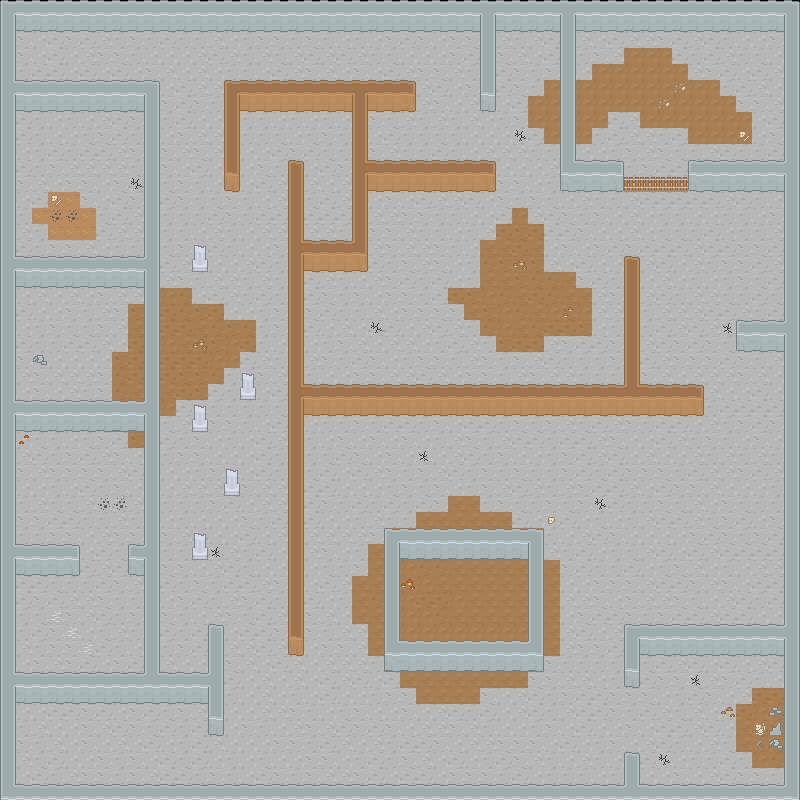

A level layout from a 2D game, rendered from its tile map. Below: a short description, then the map file with tile-grid data replaced by summaries:
An orthogonal 50x50 tile map with 16x16 px tiles, 23 tile layers (floor, floor deco, walls, wall, ...) and 103 objects (21x E, 14x I, 9x wall, 7x P).

<map version="1.8" tiledversion="1.8.4" orientation="orthogonal" renderorder="right-down" width="50" height="50" tilewidth="16" tileheight="16" infinite="0" nextlayerid="78" nextobjectid="112">
 <tileset firstgid="1" name="roguelikeDungeon_transparent" tilewidth="16" tileheight="16" spacing="1" tilecount="522" columns="29">
  <image source="roguelikeDungeon_transparent.png" trans="ff00ff" width="492" height="305" />
 </tileset>
 <layer id="4" name="floor" width="50" height="50">
  <data>[2500 cells, 2450 non-empty, 12 distinct tile ids]</data>
 </layer>
 <layer id="1" name="floor deco" width="50" height="50">
  <data>[2500 cells, 39 non-empty, 18 distinct tile ids]</data>
 </layer>
 <layer id="2" name="walls" width="50" height="50">
  <data>[2500 cells, 554 non-empty, 28 distinct tile ids]</data>
 </layer>
 <objectgroup id="3" name="walls">
  <object id="1" name="wall" x="0" y="0" width="800" height="32" />
  <object id="2" name="wall" x="0" y="0" width="16" height="800" />
  <object id="3" name="wall" x="0" y="784" width="800" height="16" />
  <object id="4" name="wall" x="784" y="0" width="16" height="800" />
  <object id="5" name="wall" x="640" y="640" width="144" height="16" />
  <object id="6" name="wall" x="624" y="640" width="16" height="48" />
  <object id="7" name="wall" x="623.333" y="768" width="16" height="15.5" />
  <object id="8" name="wall" x="304" y="400" width="400" height="16" />
  <object id="9" name="wall" x="288" y="176" width="16" height="480" />
  <object id="10" x="224" y="96" width="16" height="96" />
  <object id="11" x="240" y="96" width="176" height="16" />
  <object id="12" x="368" y="176" width="128" height="16" />
  <object id="13" x="352" y="176" width="16" height="96" />
  <object id="14" x="208" y="640" width="16" height="96" />
  <object id="15" x="112" y="688" width="96" height="16" />
  <object id="16" x="16" y="688" width="48" height="16" />
  <object id="17" x="144" y="672" width="16" height="16" />
  <object id="18" x="16" y="560" width="64" height="16" />
  <object id="19" x="128" y="560" width="16" height="16" />
  <object id="20" x="144" y="528" width="16" height="80" />
  <object id="21" x="144" y="384" width="16" height="80" />
  <object id="22" x="80" y="416" width="64" height="16" />
  <object id="23" x="16" y="416" width="16" height="16" />
  <object id="24" x="144" y="224" width="16" height="96" />
  <object id="25" x="112" y="272" width="32" height="16" />
  <object id="26" x="16" y="272" width="48" height="16" />
  <object id="27" x="16" y="96" width="32" height="16" />
  <object id="28" x="96" y="96" width="48" height="16" />
  <object id="29" x="144" y="96" width="16" height="64" />
  <object id="30" x="736" y="336" width="48" height="16" />
  <object id="46" x="400" y="544" width="128" height="16" />
  <object id="47" x="528" y="544" width="16" height="32" />
  <object id="48" x="384" y="544" width="16" height="32" />
  <object id="49" x="384" y="640" width="16" height="32" />
  <object id="50" x="400" y="656" width="128" height="16" />
  <object id="51" x="528" y="640" width="16" height="32" />
  <object id="58" x="560" y="32" width="16" height="48" />
  <object id="59" x="560" y="144" width="16" height="48" />
  <object id="60" x="576" y="176" width="48" height="16" />
 </objectgroup>
 <group id="5" name="randwalls">
  <group id="34" name="group4">
   <properties>
    <property name="max" type="int" value="3" />
    <property name="min" type="int" value="1" />
   </properties>
   <group id="36" name="wall7">
    <layer id="35" name="wall" width="50" height="50">
     <data>[2500 cells, 4 non-empty, 2 distinct tile ids]</data>
    </layer>
    <objectgroup id="37" name="wall">
     <object id="39" x="192" y="544" width="16" height="16" />
     <object id="40" x="240" y="384" width="16" height="16" />
    </objectgroup>
   </group>
   <group id="38" name="wall8">
    <layer id="39" name="wall" width="50" height="50">
     <data>[2500 cells, 4 non-empty, 2 distinct tile ids]</data>
    </layer>
    <objectgroup id="40" name="wall">
     <object id="41" x="224" y="480" width="16" height="16" />
     <object id="42" x="192" y="256" width="16" height="16" />
    </objectgroup>
   </group>
   <group id="41" name="wall9">
    <layer id="42" name="wall" width="50" height="50">
     <data>[2500 cells, 2 non-empty, 2 distinct tile ids]</data>
    </layer>
    <objectgroup id="43" name="wall">
     <object id="43" x="192" y="416" width="16" height="16" />
    </objectgroup>
   </group>
  </group>
  <group id="6" name="group0">
   <properties>
    <property name="max" type="int" value="1" />
    <property name="min" type="int" value="0" />
   </properties>
   <group id="9" name="wall0">
    <layer id="7" name="wall" width="50" height="50">
     <data>[2500 cells, 10 non-empty, 2 distinct tile ids]</data>
    </layer>
    <objectgroup id="8" name="wall">
     <object id="31" x="48" y="96" width="48" height="16" />
    </objectgroup>
   </group>
   <group id="10" name="wall1">
    <layer id="11" name="wall" width="50" height="50">
     <data>[2500 cells, 6 non-empty, 1 distinct tile ids]</data>
    </layer>
    <objectgroup id="12" name="wall">
     <object id="32" x="144" y="160" width="16" height="64" />
    </objectgroup>
   </group>
  </group>
  <group id="13" name="group1">
   <properties>
    <property name="max" type="int" value="1" />
    <property name="min" type="int" value="0" />
   </properties>
   <group id="14" name="wall2">
    <layer id="15" name="wall" width="50" height="50">
     <data>[2500 cells, 10 non-empty, 2 distinct tile ids]</data>
    </layer>
    <objectgroup id="16" name="wall">
     <object id="33" x="64" y="272" width="48" height="16" />
    </objectgroup>
   </group>
   <group id="17" name="wall3">
    <layer id="18" name="wall" width="50" height="50">
     <data>[2500 cells, 6 non-empty, 1 distinct tile ids]</data>
    </layer>
    <objectgroup id="19" name="wall">
     <object id="34" x="144" y="320" width="16" height="64" />
    </objectgroup>
   </group>
  </group>
  <group id="20" name="group2">
   <properties>
    <property name="max" type="int" value="1" />
    <property name="min" type="int" value="0" />
   </properties>
   <group id="21" name="wall4">
    <layer id="22" name="wall" width="50" height="50">
     <data>[2500 cells, 10 non-empty, 2 distinct tile ids]</data>
    </layer>
    <objectgroup id="23" name="wall">
     <object id="35" x="32" y="416" width="48" height="16" />
    </objectgroup>
   </group>
   <group id="24" name="wall5">
    <layer id="25" name="wall" width="50" height="50">
     <data>[2500 cells, 6 non-empty, 1 distinct tile ids]</data>
    </layer>
    <objectgroup id="26" name="wall">
     <object id="36" x="144" y="464" width="16" height="64" />
    </objectgroup>
   </group>
  </group>
  <group id="27" name="group3">
   <properties>
    <property name="max" type="int" value="1" />
    <property name="min" type="int" value="0" />
   </properties>
   <group id="28" name="wall6">
    <layer id="29" name="wall" width="50" height="50">
     <data>[2500 cells, 6 non-empty, 1 distinct tile ids]</data>
    </layer>
    <objectgroup id="30" name="wall">
     <object id="37" x="144" y="608" width="16" height="64" />
    </objectgroup>
   </group>
   <group id="31" name="wall7">
    <layer id="32" name="wall" width="50" height="50">
     <data>[2500 cells, 10 non-empty, 2 distinct tile ids]</data>
    </layer>
    <objectgroup id="33" name="wall">
     <object id="38" x="64" y="688" width="48" height="16" />
    </objectgroup>
   </group>
  </group>
  <group id="44" name="group5">
   <properties>
    <property name="max" type="int" value="1" />
    <property name="min" type="int" value="0" />
   </properties>
   <group id="45" name="wall10">
    <layer id="46" name="wall" width="50" height="50">
     <data>[2500 cells, 9 non-empty, 5 distinct tile ids]</data>
    </layer>
    <objectgroup id="47" name="wall">
     <object id="44" x="304" y="256" width="48" height="16" />
    </objectgroup>
   </group>
   <group id="48" name="wall11">
    <layer id="49" name="wall" width="50" height="50">
     <data>[2500 cells, 6 non-empty, 3 distinct tile ids]</data>
    </layer>
    <objectgroup id="50" name="wall">
     <object id="45" x="352" y="112" width="16" height="64" />
    </objectgroup>
   </group>
  </group>
  <group id="51" name="group6">
   <properties>
    <property name="max" type="int" value="1" />
    <property name="min" type="int" value="1" />
   </properties>
   <group id="54" name="wall12">
    <layer id="52" name="wall" width="50" height="50">
     <data>[2500 cells, 6 non-empty, 1 distinct tile ids]</data>
    </layer>
    <objectgroup id="53" name="wall">
     <object id="53" x="384" y="576" width="16" height="64" />
    </objectgroup>
   </group>
   <group id="55" name="wall13">
    <layer id="56" name="wall" width="50" height="50">
     <data>[2500 cells, 6 non-empty, 1 distinct tile ids]</data>
    </layer>
    <objectgroup id="57" name="wall">
     <object id="54" x="528" y="576" width="16" height="64" />
    </objectgroup>
   </group>
  </group>
  <group id="58" name="group7">
   <properties>
    <property name="max" type="int" value="3" />
    <property name="min" type="int" value="1" />
   </properties>
   <group id="60" name="wall14">
    <layer id="59" name="wall" width="50" height="50">
     <data>[2500 cells, 9 non-empty, 3 distinct tile ids]</data>
    </layer>
    <objectgroup id="61" name="wall">
     <object id="55" x="624" y="272" width="16" height="128" />
    </objectgroup>
   </group>
   <group id="62" name="wall15">
    <layer id="63" name="wall" width="50" height="50">
     <data>[2500 cells, 13 non-empty, 5 distinct tile ids]</data>
    </layer>
    <objectgroup id="64" name="wall">
     <object id="56" x="688" y="176" width="96" height="16" />
    </objectgroup>
   </group>
   <group id="65" name="wall16">
    <layer id="66" name="wall" width="50" height="50">
     <data>[2500 cells, 7 non-empty, 4 distinct tile ids]</data>
    </layer>
    <objectgroup id="67" name="wall">
     <object id="57" x="480" y="32" width="16" height="80" />
    </objectgroup>
   </group>
  </group>
  <group id="69" name="group8">
   <properties>
    <property name="max" type="int" value="1" />
    <property name="min" type="int" value="0" />
   </properties>
   <group id="70" name="wall17">
    <layer id="68" name="wall" width="50" height="50">
     <data>[2500 cells, 4 non-empty, 1 distinct tile ids]</data>
    </layer>
    <objectgroup id="71" name="wall">
     <object id="61" x="624" y="176" width="64" height="16" />
    </objectgroup>
   </group>
   <group id="72" name="wall18">
    <layer id="73" name="wall" width="50" height="50">
     <data>[2500 cells, 6 non-empty, 1 distinct tile ids]</data>
    </layer>
    <objectgroup id="74" name="wall">
     <object id="62" x="560" y="80" width="16" height="64" />
    </objectgroup>
   </group>
  </group>
 </group>
 <objectgroup id="77" name="item">
  <properties>
   <property name="max" type="int" value="8" />
   <property name="min" type="int" value="6" />
  </properties>
  <object id="95" name="I" x="743" y="122">
   <point />
  </object>
  <object id="96" name="I" x="540" y="352">
   <point />
  </object>
  <object id="97" name="I" x="464" y="609">
   <point />
  </object>
  <object id="98" name="I" x="758" y="699">
   <point />
  </object>
  <object id="99" name="I" x="188" y="766">
   <point />
  </object>
  <object id="100" name="I" x="45" y="605">
   <point />
  </object>
  <object id="101" name="I" x="81" y="497">
   <point />
  </object>
  <object id="102" name="I" x="41" y="319">
   <point />
  </object>
  <object id="103" name="I" x="62" y="208">
   <point />
  </object>
  <object id="104" name="I" x="46" y="63">
   <point />
  </object>
  <object id="105" name="I" x="384" y="314">
   <point />
  </object>
  <object id="106" name="I" x="263" y="297">
   <point />
  </object>
  <object id="108" name="I" x="760" y="761">
   <point />
  </object>
  <object id="110" name="I" x="407" y="465">
   <point />
  </object>
 </objectgroup>
 <objectgroup id="75" name="player">
  <object id="63" name="P" x="736" y="78">
   <point />
  </object>
  <object id="64" name="P" x="407" y="234">
   <point />
  </object>
  <object id="66" name="P" x="79" y="64">
   <point />
  </object>
  <object id="67" name="P" x="79" y="354">
   <point />
  </object>
  <object id="68" name="P" x="224" y="339">
   <point />
  </object>
  <object id="70" name="P" x="44" y="767">
   <point />
  </object>
  <object id="72" name="P" x="743" y="264">
   <point />
  </object>
 </objectgroup>
 <objectgroup id="76" name="enemy">
  <properties>
   <property name="max" type="int" value="16" />
   <property name="min" type="int" value="12" />
  </properties>
  <object id="75" name="E" x="311" y="56">
   <point />
  </object>
  <object id="76" name="E" x="527" y="69">
   <point />
  </object>
  <object id="77" name="E" x="577" y="338">
   <point />
  </object>
  <object id="78" name="E" x="753" y="611">
   <point />
  </object>
  <object id="79" name="E" x="589" y="723">
   <point />
  </object>
  <object id="80" name="E" x="481" y="513">
   <point />
  </object>
  <object id="81" name="E" x="674" y="772">
   <point />
  </object>
  <object id="82" name="E" x="429" y="592">
   <point />
  </object>
  <object id="83" name="E" x="502" y="625">
   <point />
  </object>
  <object id="85" name="E" x="37" y="238">
   <point />
  </object>
  <object id="86" name="E" x="202" y="606">
   <point />
  </object>
  <object id="87" name="E" x="197" y="152">
   <point />
  </object>
  <object id="88" name="E" x="359" y="360">
   <point />
  </object>
  <object id="89" name="E" x="320" y="724">
   <point />
  </object>
  <object id="90" name="E" x="672" y="695">
   <point />
  </object>
  <object id="91" name="E" x="609" y="152">
   <point />
  </object>
  <object id="92" name="E" x="295" y="137">
   <point />
  </object>
  <object id="94" name="E" x="110" y="485">
   <point />
  </object>
  <object id="107" name="E" x="639" y="447">
   <point />
  </object>
  <object id="109" name="E" x="715" y="731">
   <point />
  </object>
  <object id="111" name="E" x="343" y="514">
   <point />
  </object>
 </objectgroup>
</map>
